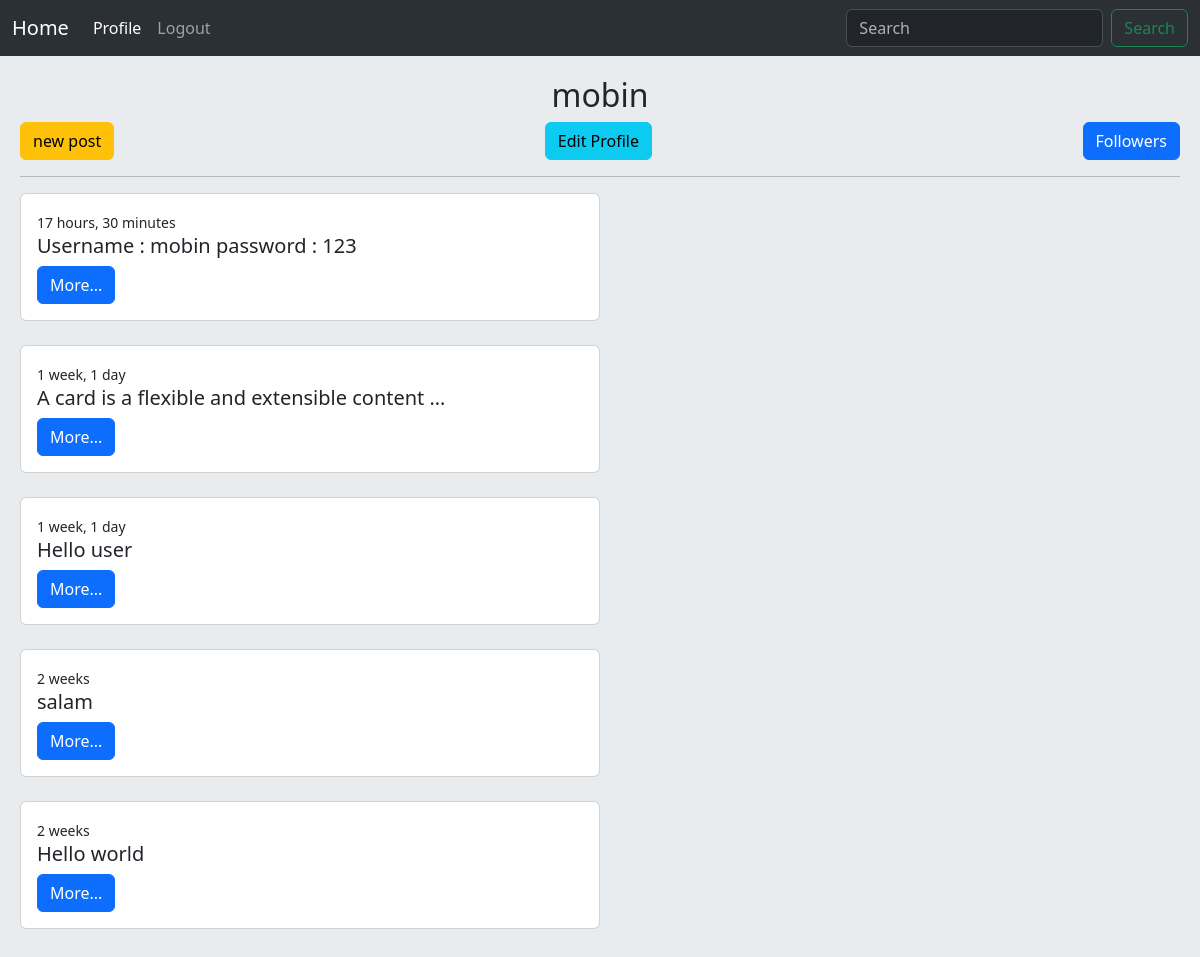
/account/profile/1 (signed in), run on the app's committed database.
### home/models.py (models this page shows, shortened)
class Post(models.Model):
    user = models.ForeignKey(User,on_delete=models.CASCADE , related_name='posts')
    body = models.TextField()
    slug = models.SlugField()
    created = models.DateTimeField(auto_now_add=True)
    updated = models.DateTimeField(auto_now=True)
    class Meta :
        ordering = ('-created',)
    def get_absolute_url(self):
        return reverse('home:post_detail',args=(self.id , self.slug))

### account/views.py (the view)
# urls.py: path('profile/<int:user_id>',views.UserProfileView.as_view(),name='user_profile'),
class UserProfileView(LoginRequiredMixin,View):
    def get(self , request , user_id):
        is_following = False
        user = User.objects.get(pk = user_id)
        posts = user.posts.all()
        relation = Relation.objects.filter(from_user=request.user , to_user=user)
        relations = Relation.objects.filter(to_user=user)
        if relation.exists():
            is_following = True
        return render(request , 'account/profile.html',{'user':user,'posts':posts,'is_following':is_following,'relations':relations})

### account/templates/account/profile.html (shortened to what this page needs)
{% extends "base.html" %}
{% block content %}
<h2 class='text-center'>{{ user.username }}</h2>
<div class="w-100 d-flex justify-content-between">
{% if request.user.id == user.id %}
  <a href="{% url 'home:post_create' %}" class="btn btn-warning">new post</a>
  <a href="{% url 'account:edit_user' %}" class="btn btn-info">Edit Profile</a>
{% endif %}
<button type="button" class="btn btn-primary" data-bs-toggle="modal" data-bs-target="#exampleModal">
  Followers
</button>
</div>
<hr/>
{% for post in posts %}
      <div class="card w-50">
        <div class="card-body">
          <small class="card-title">{{ post.created|timesince }}</small>
          <h5 class="card-text">{{ post.body|truncatewords:8 }}</h5>
          <a href="{{ post.get_absolute_url }}" class="btn btn-primary">More...</a>
        </div>
      </div>
      <br/>
{% endfor %}
{% endblock content %}

### data on the page
Post: created "17 hours, 30 minutes", body "Username : mobin password : 123"
Post: created "1 week, 1 day", body "A card is a flexible and extensible content …"
Post: created "1 week, 1 day", body "Hello user"
Post: created "2 weeks", body "salam"
Post: created "2 weeks", body "Hello world"

### other printed values
{{ user.username }} "mobin"
